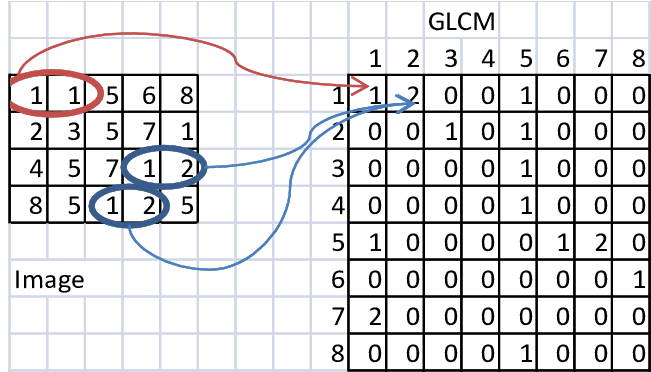
#> input picture images/GCM.png, 651 x 372 px
$ jupyter execute --allow-errors notebook-binder.ipynb   (shell and % lines are left out)   (older library calls are emulated)
#> lines starting #> are read from the running program, lines starting #| are printed output that depends on the picture
[cell 1]
#%run ./scripts/setup.py

import cv2
import os
import numpy as np
import matplotlib.pyplot as plt
from matplotlib.image import imread
from PIL import Image
import skimage
import skimage.feature
#from skimage.io import imread
#from skimage import io

from skimage.feature import graycomatrix, graycoprops
#from skimage.feature import greycoprops

import pandas as pd

#import sklearn
from sklearn.preprocessing import StandardScaler
from sklearn import preprocessing
from sklearn.decomposition import PCA
from pydub import AudioSegment
home = os.getcwd()

import cv2

from scipy import signal
from scipy.signal import find_peaks

#> (the rest of this cell did not finish here and is left out)

# <center>Research in Ultrasound Imaging  </center>
<br>

## <center>Detail of Some Approaches </center>

<center>Fintan J. McEvoy</center>

<br><br><br><br>
<center><font color=brown>University of Copenhagen</font></center>

Ultrasonographic predictors of response of European eels (Anguilla anguilla) to hormonal treatment for induction of ovarian development<br>
Anna V. Müller, Fintan J. McEvoy, Jonna Tomkiewicz, Sebastian N. Politis, \& José M. Amigo<br>
American Journal of Veterinary Research, https://doi.org/10.2460/ajvr.77.5.478<br><br><br>

Fingerprinting of Doppler audio signals from the common carotid artery<br>
Anna V. Müller, José M. Amigo, Nicoline R. Wichmann1, Frederik B. Witschas \& Fintan J. McEvoy<br>
Scientific Reports, https://doi.org/10.1038/s41598-020-59274-y

## Looking for texture differences

### Using the grey co matrix

[cell 2]
image = cv2.imread(home+"/images/GCM.png")
#> image is the input picture: shape (372, 651, 3); mean B, G, R 222.8, 221.2, 221.2

[cell 3]
#Get image data as an array
img = Image.open(home+'/images/spleen_us.jpg')
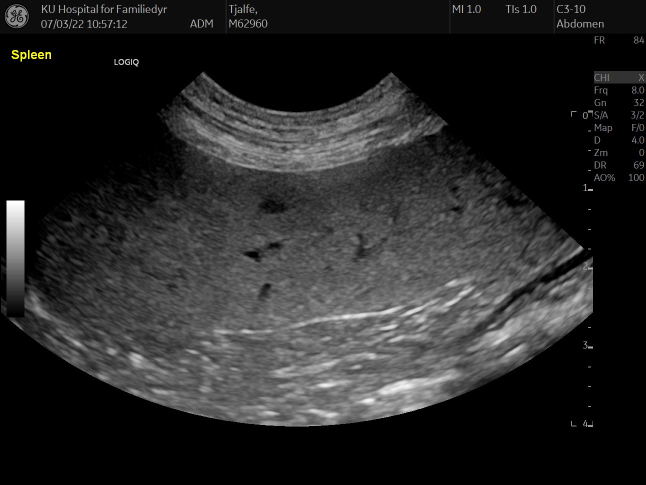
#> input picture images/spleen_us.jpg, 1292 x 970 px (shown at 1/2 size)
#> img is the input picture: PIL image 1292x970 RGB; mean R, G, B 39.3, 39.3, 39.2
gray_image=img.convert('L')
gray_image_array=np.asarray(gray_image)
plt.imshow(gray_image_array,cmap='gray', vmin = 0, vmax = 255)
plt.show()
global image_grey
image_grey = gray_image_array
image_grey.shape
#> Out = (970, 1292)

[cell 4]
def spleenTexture(image):

    PATCH_SIZE = 140

    #image = data.image()
    # select some patches from spleeny areas of the image
    spleen_locations = [(375, 350), (375, 450), (375, 550), (375, 750)]
    spleen_patches = []
    for loc in spleen_locations:
        spleen_patches.append(image[loc[0]:loc[0] + PATCH_SIZE,
                                   loc[1]:loc[1] + PATCH_SIZE])
#> after the loop, spleen_patches = 4 items

    # select some patches from adipose areas of the image
    adipose_locations = [(650, 250), (650, 350), (650, 450), (650, 550)]
    adipose_patches = []
    for loc in adipose_locations:
        adipose_patches.append(image[loc[0]:loc[0] + PATCH_SIZE,
                                 loc[1]:loc[1] + PATCH_SIZE])
#> after the loop, adipose_patches = 4 items
    # compute some GLCM properties each patch
    global us
    us = []
    global vs
    vs = []
    global ws
    ws = []
    global xs
    xs = []
    global ys
    ys = []
    global zs
    zs = []
    for i, patch in enumerate(spleen_patches + adipose_patches):
        glcm = graycomatrix(patch, [5], [0], 256, symmetric=True, normed=True)

        us.append(graycoprops(glcm, 'ASM')[0, 0])
        vs.append(graycoprops(glcm, 'contrast')[0, 0])
        ws.append(graycoprops(glcm, 'energy')[0, 0])
        xs.append(graycoprops(glcm, 'dissimilarity')[0, 0])
        ys.append(graycoprops(glcm, 'correlation')[0, 0])
        zs.append(graycoprops(glcm, 'homogeneity')[0, 0])
#> this loop made 8 passes
#> after the loop, us = [0.000558, 0.000475, 0.000514, 0.000521, 0.000457, 0.000585, 0.000698, 0.000425]; vs = [118.7, 120.1, 111.6, 132.1, 188.5, 142.8, 93.9, 123.1]; ws = [0.0236, 0.0218, 0.0227, 0.0228, 0.0214, 0.0242, 0.0264, 0.0206]; xs = [8.66, 8.52, 8.44, 9, 9.56, 8.73, 7.43, 8.52]; ys = [0.744, 0.855, 0.815, 0.729, 0.846, 0.814, 0.882, 0.898]; zs = [0.109, 0.116, 0.11, 0.108, 0.119, 0.123, 0.133, 0.121]

    # create the figure
    plt.figure(figsize=(12, 12))

    # display the image patches
    for i, patch in enumerate(spleen_patches):
        plt.subplot(3, len(spleen_patches), len(spleen_patches) * 1 + i + 1)
        plt.imshow(patch, cmap=plt.cm.gray, interpolation='nearest',
               vmin=0, vmax=255)
        plt.xlabel('Spleen %d' % (i + 1))
#> this loop made 4 passes

    for i, patch in enumerate(adipose_patches):
        plt.subplot(3, len(spleen_patches), len(spleen_patches) * 2 + i + 1)
        plt.imshow(patch, cmap=plt.cm.gray, interpolation='nearest',
                   vmin=0, vmax=255)
        plt.xlabel('Adipose %d' % (i + 1))

    # display original image with locations of patches
    plt.subplot(3, 2, 1)
    plt.imshow(image, cmap=plt.cm.gray, interpolation='nearest',
               vmin=0, vmax=255)
    for (y, x) in spleen_locations:
        plt.plot(x + PATCH_SIZE / 2, y + PATCH_SIZE / 2, 'gs')
    for (y, x) in adipose_locations:
        plt.plot(x + PATCH_SIZE / 2, y + PATCH_SIZE / 2, 'bs')
    plt.xlabel('Original Image')
    plt.xticks([])
    plt.yticks([])
    plt.axis('image')

    # for each patch, plot (dissimilarity, correlation)
    plt.subplot(3, 2, 2)
    plt.plot(xs[:len(spleen_patches)], ys[:len(spleen_patches)], 'go',
             label='Spleen')
    plt.plot(xs[len(spleen_patches):], ys[len(spleen_patches):], 'bo',
             label='Adipose')
    plt.xlabel('GLCM Dissimilarity')
    plt.ylabel('GLVM Correlation')
    plt.legend()

    # display the patches and plot
    plt.suptitle('Grey level co-occurrence matrix features', fontsize=14)
    plt.show()
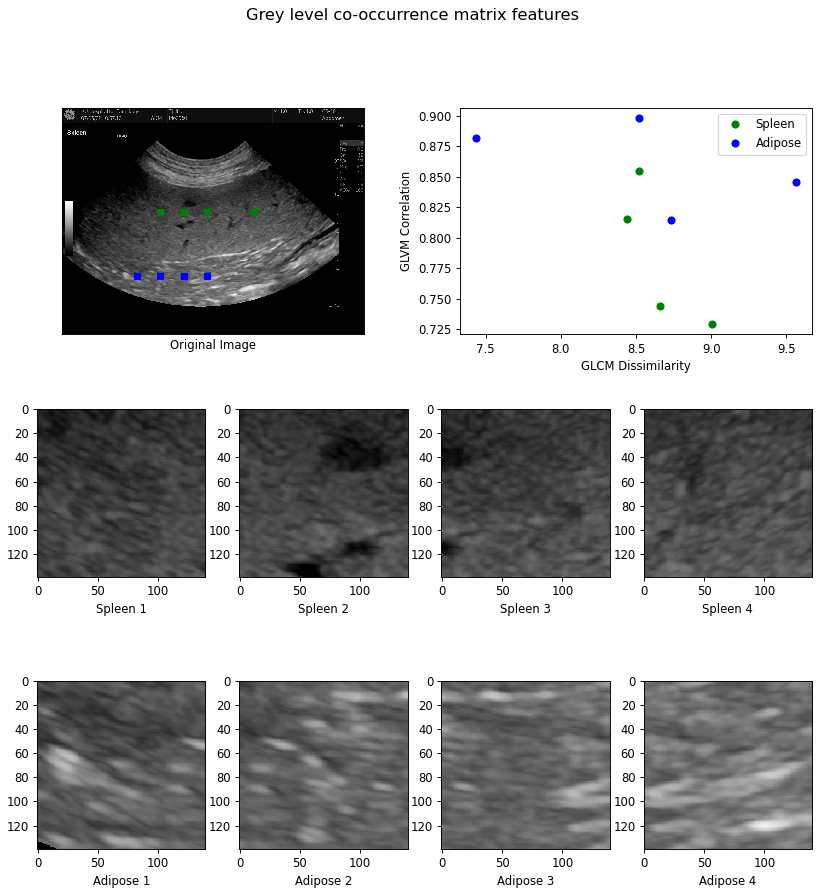
#> figure drawn by matplotlib, 10 panels
    #print(len(spleen_patches))

def GCM():
    #Generate df of greycomatrix parameters
    #create a list of columns names
    global column_values
    column_values = ['ASM', 'contrast','energy','dissimilarity', 'correlation', 'homogeneity']
    #create list of index values
    global index_values
    index_values = ['spleen_1','spleen_2','spleen_3','spleen_4','adipose_1','adipose_2','adipose_3','adipose_4']

    array=np.array([
        [us[0], vs[0], ws[0], xs[0], ys[0], zs[0]],
        [us[1], vs[1], ws[1], xs[1], ys[1], zs[1]],
        [us[2], vs[2], ws[2], xs[2], ys[2], zs[2]],
        [us[3], vs[3], ws[3], xs[3], ys[3], zs[3]],
        [us[4], vs[4], ws[4], xs[4], ys[4], zs[4]],
        [us[5], vs[5], ws[5], xs[5], ys[5], zs[5]],
        [us[6], vs[6], ws[6], xs[6], ys[6], zs[6]],
        [us[7], vs[7], ws[7], xs[7], ys[7], zs[7]]
        ])

    # creating the dataframe
    global df
    df = pd.DataFrame(data = array,
                      index = index_values,
                      columns = column_values)

    # displaying the dataframe
    return(df)

[cell 5]
spleenTexture(image_grey)

[cell 6]
def GCM():
    #Generate df of greycomatrix parameters
    #create a list of columns names
    global column_values
    column_values = ['ASM', 'contrast','energy','dissimilarity', 'correlation', 'homogeneity']
    #create list of index values
    global index_values
    index_values = ['spleen_1','spleen_2','spleen_3','spleen_4','adipose_1','adipose_2','adipose_3','adipose_4']

    global array
    array=np.array([
        [us[0], vs[0], ws[0], xs[0], ys[0], zs[0]],
        [us[1], vs[1], ws[1], xs[1], ys[1], zs[1]],
        [us[2], vs[2], ws[2], xs[2], ys[2], zs[2]],
        [us[3], vs[3], ws[3], xs[3], ys[3], zs[3]],
        [us[4], vs[4], ws[4], xs[4], ys[4], zs[4]],
        [us[5], vs[5], ws[5], xs[5], ys[5], zs[5]],
        [us[6], vs[6], ws[6], xs[6], ys[6], zs[6]],
        [us[7], vs[7], ws[7], xs[7], ys[7], zs[7]]
        ])
#> array = [[0.000558, 118.7, 0.0236, 8.66, 0.744, 0.109], [0.000475, 120.1, 0.0218, 8.52, 0.855, 0.116], [0.000514, 111.6, 0.0227, 8.44, 0.815, 0.11], [0.000521, 132.1, 0.0228, 9, 0.729, 0.108], [0.000457, 188.5, 0.0214, 9.56, 0.846, 0.119], [0.000585, 142.8, 0.0242, 8.73, 0.814, 0.123], [0.000698, 93.9, 0.0264, 7.43, 0.882, 0.133], [0.000425, 123.1, 0.0206, 8.52, 0.898, 0.121]]

    # creating the dataframe
    global df
    df = pd.DataFrame(data = array, index = index_values, columns = column_values)
#> df = table of 8 rows and 6 columns


    x = df.values #returns a numpy array
#> x has the same summary as array
    min_max_scaler = preprocessing.MinMaxScaler()
    x_scaled = min_max_scaler.fit_transform(x)
#> x_scaled = [[0.487, 0.262, 0.518, 0.575, 0.0872, 0.0509], [0.181, 0.277, 0.201, 0.509, 0.745, 0.317], [0.325, 0.187, 0.353, 0.472, 0.511, 0.106], [0.352, 0.404, 0.381, 0.737, 0, 0], [0.118, 1, 0.132, 1, 0.692, 0.445], [0.584, 0.517, 0.613, 0.61, 0.505, 0.607], [1, 0, 1, 0, 0.905, 1], [0, 0.309, 0, 0.509, 1, 0.52]]
    return(df)

[cell 7]
GCM()
df=GCM()
df
#> Out = table of 8 rows and 6 columns

[cell 8]
def DataNorm():
    global x
    x = df.values #returns a numpy array
#> x has the same summary as array in GCM
    min_max_scaler = preprocessing.MinMaxScaler()
    x_scaled = min_max_scaler.fit_transform(x)

    global df_norm
    df_norm = pd.DataFrame(x_scaled,index = index_values, columns = column_values)
#> df_norm = table of 8 rows and 6 columns
    label = ['spleen', 'spleen', 'spleen', 'spleen', 'adipose','adipose','adipose','adipose']
    df_norm['label'] = label
    targets=['spleen','adipose']
    return(df_norm)

[cell 9]
df_norm=DataNorm()
#> df_norm = table of 8 rows and 7 columns
df_norm
#> Out = table of 8 rows and 7 columns

[cell 10]
df_norm.describe()
#> Out = table of 8 rows and 6 columns

[cell 11]
#Run the PCA
x=df.values
pca_texture = PCA(n_components=2)
principalComponents_texture = pca_texture.fit_transform(x)
#> principalComponents_texture = [[-10.14, 0.252], [-8.76, 0.0714], [-17.25, 0.159], [3.24, 0.343], [59.63, -0.185], [13.97, -0.139], [-34.98, -0.51], [-5.72, 0.0071]]

#Create a dataframe of components
global principal_texture_Df
principal_texture_Df = pd.DataFrame(data = principalComponents_texture ,
                                    columns = ['principal component 1', 'principal component 2']
                                    , index=['spleen_1','spleen_2','spleen_3','spleen_4','adipose_1','adipose_2','adipose_3','adipose_4'])
#> principal_texture_Df = table of 8 rows and 2 columns

[cell 12]
principal_texture_Df
#> Out = table of 8 rows and 2 columns

[cell 13]
def PlotPCA(principal_texture_Df, df_norm):
    plt.figure()
    plt.figure(figsize=(10,10))
    plt.xticks(fontsize=12)
    plt.yticks(fontsize=14)
    plt.xlabel('Principal Component - 1',fontsize=20)
    plt.ylabel('Principal Component - 2',fontsize=20)
    plt.title("Principal Component Analysis of Texture Dataset",fontsize=20)
    targets = ['spleen', 'adipose']
    colors = ['r', 'g']
    for target, color in zip(targets,colors):
        indicesToKeep = df_norm['label'] == target
        plt.scatter(principal_texture_Df.loc[indicesToKeep, 'principal component 1']
                   , principal_texture_Df.loc[indicesToKeep, 'principal component 2'], c = color, s = 50)

    plt.legend(targets,prop={'size': 15})

[cell 14]
PlotPCA(principal_texture_Df, df_norm)
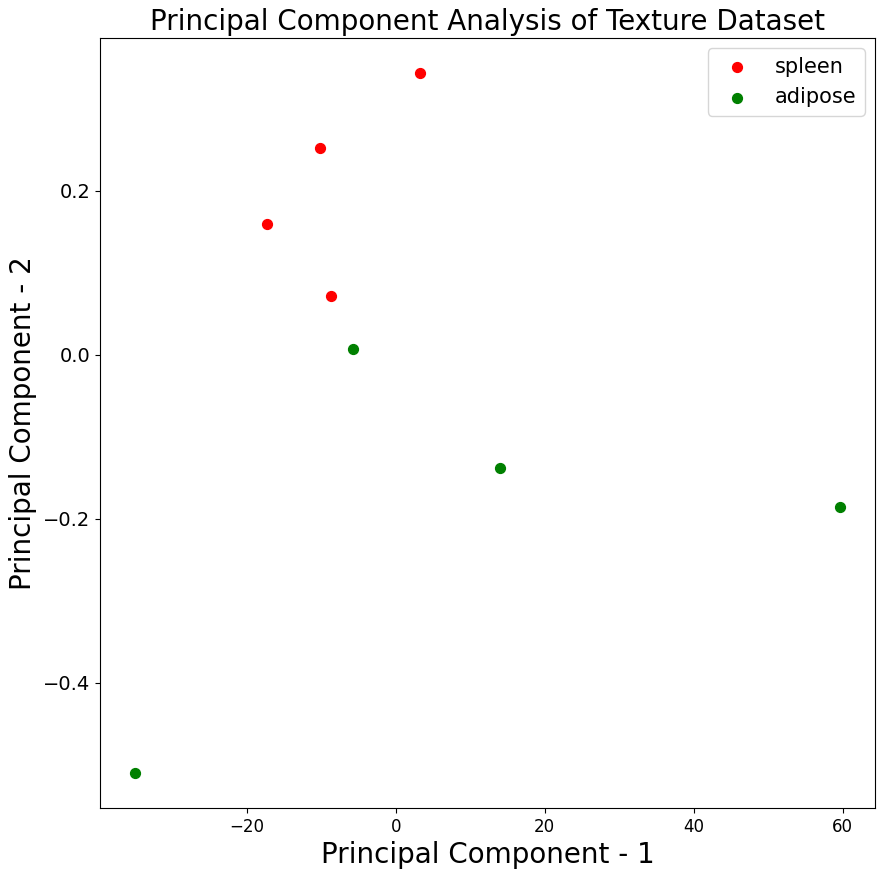
#> figure drawn by matplotlib, 1 panel

[cell 15]
print('Explained variation per principal component: {}'.format(pca_texture.explained_variance_ratio_))

[cell 16]
array_loadings=(abs( pca_texture.components_ ))
df_pca_loadings = pd.DataFrame(pca_texture.components_)
df_loadings = pd.DataFrame(array_loadings,
                  index = ['PC1', 'PC2'],
                  columns = ['ASM', 'contrast','energy','dissimilarity', 'correlation', 'homogeneity'])
df_loadings

### <center>oooOooo</center>

## <center>Working with Doppler data</center>

[cell 17]
#!pip install pydub

def PowerSpectrum(path_to_mp3):
    from pydub import AudioSegment
    audio_file = AudioSegment.from_file(path_to_mp3)

    # This will open and read the audio file with pydub.  Replace the file path with
    # your own file.


    # Set up a list for us to dump PCM samples into, and create a 'data' variable
    # so we don't need to type audio_file._data again
    data = audio_file._data
    global pcm16_signed_integers
    pcm16_signed_integers = []

    # This loop decodes the bytestring into PCM samples.
    # The bytestring is a stream of little-endian encoded signed integers.
    # This basically just cuts each two-byte sample out of the bytestring, converts
    # it to an integer, and appends it to the list of samples.
    for sample_index in range(len(data)//2):
        sample = int.from_bytes(data[sample_index*2:sample_index*2+2], 'little', signed=True)
        pcm16_signed_integers.append(sample)

    # Now plot the samples!
    plt.plot(pcm16_signed_integers)
    plt.show()

[cell 18]
PowerSpectrum(home+"/images/cross.mp3")
#> (the call stopped at in PowerSpectrum, `audio_file = AudioSegment.from_file(path_to_mp3)`: pydub is not available in this run)
